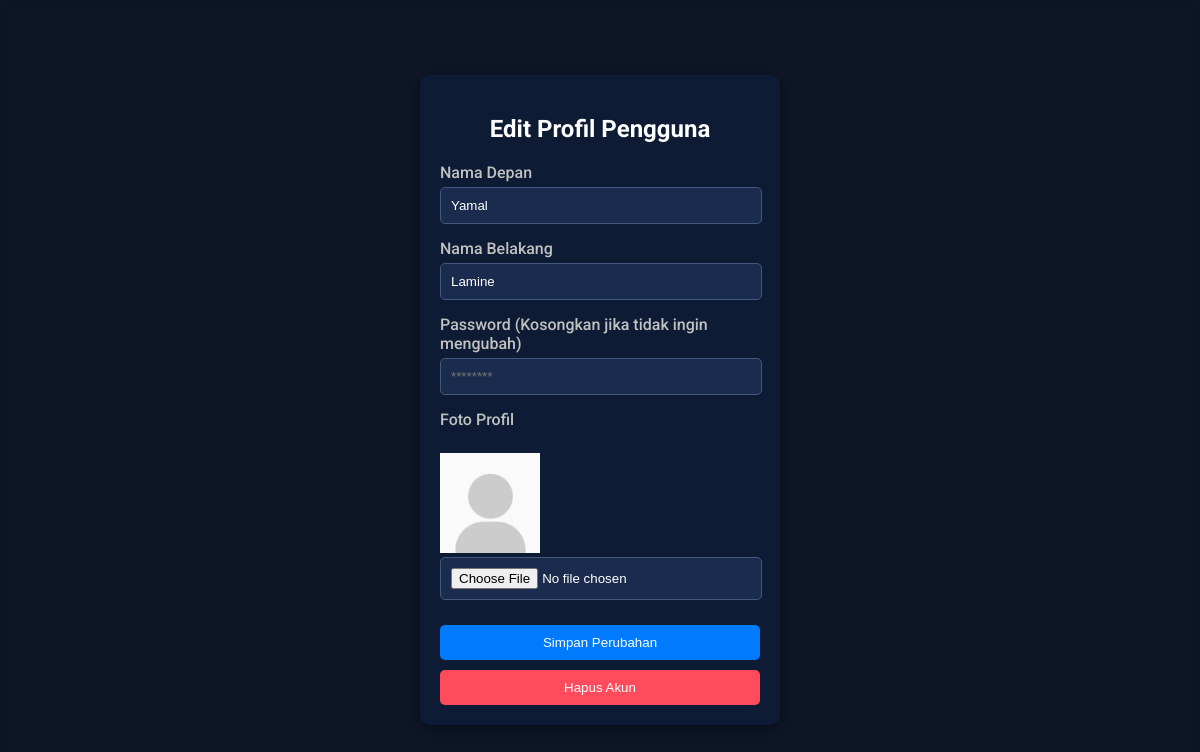
The page /user.php (signed in) on the database its author committed.
### tables this page shows
CREATE TABLE `user` (
  `id` int(11) NOT NULL,
  `email` varchar(100) NOT NULL,
  `password` varchar(255) NOT NULL,
  `foto_profil` varchar(255) DEFAULT 'default.png',
  `nama_depan` varchar(50) NOT NULL,
  `nama_belakang` varchar(50) NOT NULL
);

### user.php (the view, shortened to what this page needs)
<?php
include("config.php");
$user_id = $_SESSION['user_id'];
$query = "SELECT * FROM user WHERE id = ?";
$stmt = $link->prepare($query);
$stmt->bind_param('i', $user_id);
$stmt->execute();
$result = $stmt->get_result();
$user = $result->fetch_assoc();
?>
<!DOCTYPE html>
<html lang="id">
<head>
    <link rel="stylesheet" href="https://cdnjs.cloudflare.com/ajax/libs/font-awesome/6.0.0-beta3/css/all.min.css">
</head>
<body>
    <div class="popup-container">
        <h2>Edit Profil Pengguna</h2>
        <form action="user.php" method="post" enctype="multipart/form-data">
            <div class="input-group">
                <label for="nama_depan">Nama Depan</label>
                <input type="text" name="nama_depan" id="nama_depan" value="<?= htmlspecialchars($user['nama_depan']) ?>" required>
            </div>
            <div class="input-group">
                <label for="nama_belakang">Nama Belakang</label>
                <input type="text" name="nama_belakang" id="nama_belakang" value="<?= htmlspecialchars($user['nama_belakang']) ?>" required>
            </div>
            <div class="input-group">
                <label for="password">Password (Kosongkan jika tidak ingin mengubah)</label>
                <input type="password" name="password" id="password" placeholder="********">
            </div>
            <div class="input-group">
                <label for="foto_profil">Foto Profil</label><br>
                <img src="<?= htmlspecialchars($user['foto_profil']) ?>" alt="Foto Profil" width="100">
                <input type="file" name="foto_profil" id="foto_profil">
            </div>
            <button type="submit" class="btn-submit">Simpan Perubahan</button>
            <button type="submit" name="hapus_akun" class="btn-submit btn-delete" onclick="return confirmDeletion();">Hapus Akun</button>
        </form>
    </div>
</body>
</html>

### user.php (style rules this page uses)
body { margin: 0; font-family: 'Roboto', sans-serif; background-color: #1a2b4d; color: white; display: flex; justify-content: center; align-items: center; height: 100vh; }
.popup-container { position: relative; width: 320px; background-color: #0d1c34; border-radius: 10px; box-shadow: 0 4px 8px rgba(0, 0, 0, 0.3); padding: 20px; z-index: 1; text-align: center; }
h2 { color: #ffffff; margin-bottom: 20px; }
.input-group { margin-bottom: 15px; text-align: left; }
.input-group label { display: block; font-weight: 500; margin-bottom: 5px; color: #c1c1c1; }
.input-group input { width: calc(100% - 20px); padding: 10px; border: 1px solid #44577c; border-radius: 5px; background-color: #1a2b4d; color: white; }
.btn-submit { width: 100%; padding: 10px; margin-top: 10px; background-color: #007bff; border: none; border-radius: 5px; color: white; font-weight: 500; cursor: pointer; transition: background-color 0.3s; }
.btn-delete { background-color: #ff4b5c; }

### rows shown on the page
user: nama_depan "Yamal", nama_belakang "Lamine", foto_profil (placeholder picture)
